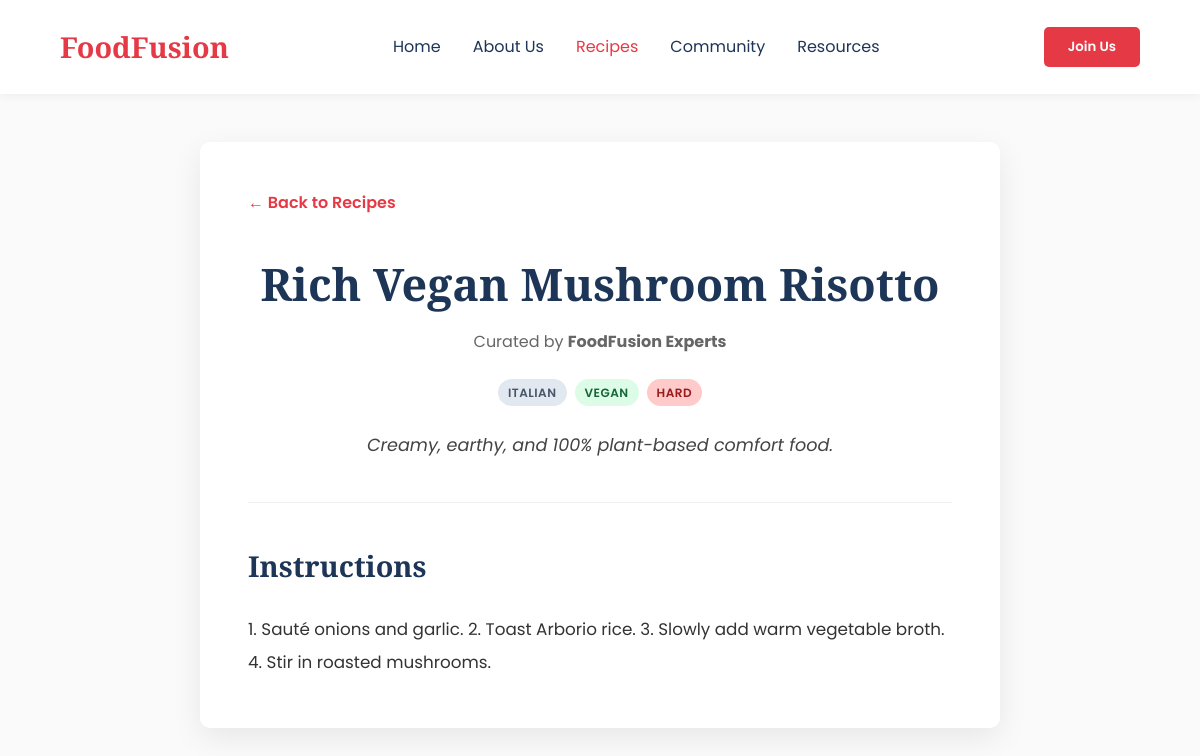
/view_recipe.php?id=3, run on the app's committed database.
### tables this page shows
CREATE TABLE recipes (
    recipe_id INT AUTO_INCREMENT PRIMARY KEY,
    user_id INT NULL,
    title VARCHAR(255) NOT NULL,
    description TEXT,
    cuisine_type VARCHAR(100),
    dietary_preference VARCHAR(100),
    difficulty_level ENUM('Easy', 'Medium', 'Hard'),
    instructions LONGTEXT NOT NULL,
    created_at TIMESTAMP DEFAULT CURRENT_TIMESTAMP,
    FOREIGN KEY (user_id) REFERENCES users(user_id) ON DELETE SET NULL
);

### view_recipe.php (the view, shortened to what this page needs)
<?php
require_once 'db_connect.php';
$recipe_id = $_GET['id'];
$stmt = $conn->prepare("
    SELECT recipes.*, users.first_name, users.last_name
    FROM recipes
    LEFT JOIN users ON recipes.user_id = users.user_id
    WHERE recipe_id = ?
");
$stmt->bind_param("i", $recipe_id);
$stmt->execute();
$result = $stmt->get_result();
$recipe = $result->fetch_assoc();
?>
<!DOCTYPE html>
<html lang="en">
<head>
    <link rel="stylesheet" href="style.css?v=<?php echo time(); ?>">
</head>
<body>
    <nav class="navbar">
        <div class="logo">FoodFusion</div>
        <ul class="nav-links">
            <li><a href="index.php">Home</a></li>
            <li><a href="about.php">About Us</a></li>
            <li><a href="recipes.php" style="color: var(--primary-color);">Recipes</a></li>
            <li><a href="community.php">Community</a></li>
            <li><a href="resources.php">Resources</a></li>
        </ul>
        <?php if(isset($_SESSION['user_id'])): ?>
            <a href="logout.php" class="btn outline-btn">Logout</a>
        <?php else: ?>
            <button id="openModalBtn" class="btn primary-btn">Join Us</button>
        <?php endif; ?>
    </nav>
    <main class="single-recipe-container">
        <a href="recipes.php" class="back-link">&larr; Back to Recipes</a>
        <div class="single-recipe-header">
            <h1><?php echo htmlspecialchars($recipe['title']); ?></h1>
            <p class="recipe-author">
                <?php if ($recipe['user_id'] === NULL): ?>
                    Curated by <strong>FoodFusion Experts</strong>
                <?php else: ?>
                    Submitted by <strong><?php echo htmlspecialchars($recipe['first_name'] . " " . $recipe['last_name']); ?></strong>
                <?php endif; ?>
            </p>
            <div class="recipe-badges justify-center">
                <span class="badge badge-cuisine"><?php echo htmlspecialchars($recipe['cuisine_type']); ?></span>
                <span class="badge badge-diet"><?php echo htmlspecialchars($recipe['dietary_preference']); ?></span>
                <span class="badge badge-difficulty <?php echo strtolower($recipe['difficulty_level']); ?>"><?php echo htmlspecialchars($recipe['difficulty_level']); ?></span>
            </div>
            <p class="single-recipe-desc"><?php echo htmlspecialchars($recipe['description']); ?></p>
        </div>
        <hr class="recipe-divider">
        <div class="recipe-instructions-block">
            <h2>Instructions</h2>
            <div class="instructions-text">
                <?php echo nl2br(htmlspecialchars($recipe['instructions'])); ?>
            </div>
        </div>
    </main>
</body>
</html>

### style.css (style rules this page uses)
:root { --primary-color: #E63946; --text-dark: #1D3557; --text-light: #F1FAEE; --bg-color: #FAFAFA; --font-heading: 'Playfair Display', serif; --font-body: 'Poppins', sans-serif; --transition: all 0.3s ease; }
* { margin: 0; padding: 0; box-sizing: border-box; }
body { font-family: var(--font-body); background-color: var(--bg-color); color: var(--text-dark); line-height: 1.6; }
h1, h2, .logo { font-family: var(--font-heading); }
.navbar { display: flex; justify-content: space-between; align-items: center; padding: 1.5rem 5%; background: #fff; box-shadow: 0 2px 10px rgba(0,0,0,0.05); position: sticky; top: 0; z-index: 100; }
.logo { font-size: 1.8rem; color: var(--primary-color); font-weight: 600; }
.nav-links { list-style: none; display: flex; gap: 2rem; }
.nav-links a { text-decoration: none; color: var(--text-dark); font-weight: 400; transition: var(--transition); }
.btn { padding: 0.6rem 1.5rem; border: none; border-radius: 5px; font-family: var(--font-body); cursor: pointer; font-weight: 600; transition: var(--transition); }
.primary-btn { background-color: var(--primary-color); color: #fff; }
.recipe-badges { display: flex; gap: 8px; flex-wrap: wrap; margin-bottom: 15px; }
.badge { font-size: 0.75rem; padding: 4px 10px; border-radius: 20px; font-weight: 600; letter-spacing: 0.5px; text-transform: uppercase; }
.badge-cuisine { background-color: #e2e8f0; color: #475569; }
.badge-diet { background-color: #dcfce7; color: #166534; }
.badge-difficulty.hard { background-color: #fecaca; color: #991b1b; }
.single-recipe-container { max-width: 800px; margin: 3rem auto 5rem; padding: 3rem; background: #fff; border-radius: 10px; box-shadow: 0 10px 30px rgba(0,0,0,0.08); }
.back-link { display: inline-block; color: var(--primary-color); text-decoration: none; font-weight: 600; margin-bottom: 2rem; transition: var(--transition); }
.single-recipe-header { text-align: center; margin-bottom: 2rem; }
.single-recipe-header h1 { font-size: 2.8rem; color: var(--text-dark); margin-bottom: 10px; }
.recipe-author { font-size: 1rem; color: #666; margin-bottom: 1.5rem; }
.justify-center { justify-content: center; }
.single-recipe-desc { font-size: 1.1rem; line-height: 1.8; color: #444; margin-top: 1.5rem; font-style: italic; }
.recipe-divider { border: 0; height: 1px; background: #eee; margin: 2.5rem 0; }
.recipe-instructions-block h2 { font-size: 1.8rem; color: var(--text-dark); margin-bottom: 1.5rem; font-family: var(--font-heading); }
.instructions-text { font-size: 1.05rem; line-height: 2; color: #333; }

### data on the page
recipes: title "Rich Vegan Mushroom Risotto", cuisine_type "ITALIAN", dietary_preference "VEGAN", difficulty_level "HARD", description "Creamy, earthy, and 100% plant-based comfort food.", instructions "1. Sauté onions and garlic. 2. Toast Arborio rice. 3. Slowly add warm vegetable broth. 4. Stir in roasted mushrooms."
